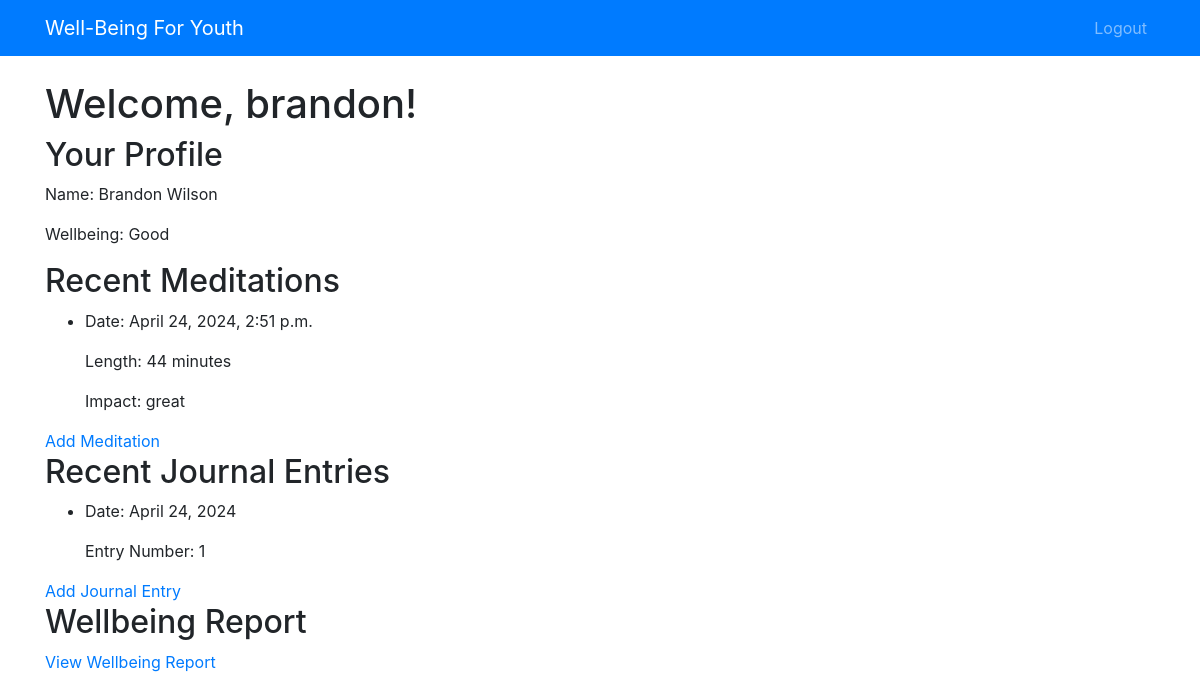
Before: /dashboard/ (signed in) with the older database file.
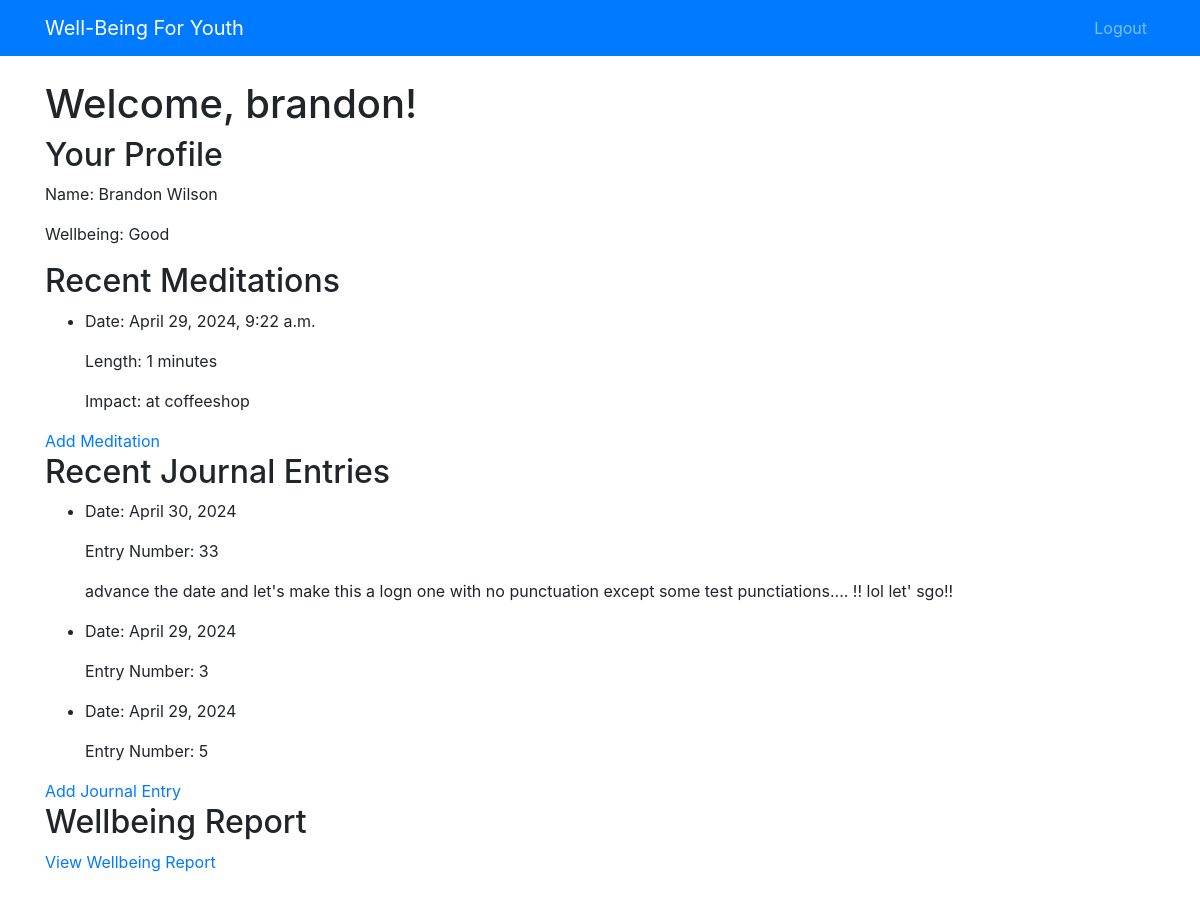
After: the same page with the newer database file.
### blog/models.py (models this page shows)
class Meditation(models.Model):
    author = models.ForeignKey(User, on_delete=models.CASCADE, null=True)
    person = models.ForeignKey(Person, on_delete=models.CASCADE, related_name='meditations')
    length = models.PositiveIntegerField(help_text="Duration in minutes")
    impact = models.CharField(max_length=255, blank=True, help_text="Descriptive impact on wellbeing")
    created_date = models.DateTimeField(auto_now_add=True)
    published_date = models.DateTimeField(null=True, blank=True)

class Journaling(models.Model):
    author = models.ForeignKey(User, on_delete=models.CASCADE, null=True)
    person = models.ForeignKey(Person, on_delete=models.CASCADE, related_name='journal_entries')
    entry_number = models.PositiveIntegerField()
    entry_text = models.TextField(blank=True)  # Add this field to store the journal entry text
    date = models.DateField(default=now)
    created_date = models.DateTimeField(auto_now_add=True)
    published_date = models.DateTimeField(null=True, blank=True)

### blog/views.py (the view)
# urls.py: path('dashboard/', views.dashboard, name='dashboard'),
@login_required
def dashboard(request):
    try:
        person = request.user.person
        meditations = Meditation.objects.filter(person=person).order_by('-created_date')[:1]
        journal_entries = Journaling.objects.filter(person=person).order_by('-date')[:3]
    except Person.DoesNotExist:
        person = None
        meditations = []
        journal_entries = []
    context = {
        'person': person,
        'meditations': meditations,
        'journal_entries': journal_entries,
        'greeting': f"Welcome, {request.user.get_username()}!"
    }
    return render(request, 'blog/dashboard.html', context)

### blog/templates/blog/dashboard.html
{% extends 'base.html' %}
{% block content %}
    <header>
        <h1>{{ greeting }}</h1>
    </header>
    <main>
        {% if person %}
            <section>
                <h2>Your Profile</h2>
                <p>Name: {{ person.name }}</p>
                <p>Wellbeing: {{ person.get_wellbeing_display }}</p>
            </section>
            <section>
                <h2>Recent Meditations</h2>
                <ul>
                    {% for meditation in meditations %}
                        <li>
                            <p>Date: {{ meditation.created_date }}</p>
                            <p>Length: {{ meditation.length }} minutes</p>
                            <p>Impact: {{ meditation.impact }}</p>
                        </li>
                    {% empty %}
                        <li>No recent meditations found.</li>
                    {% endfor %}
                </ul>
                <a href="{% url 'add_meditation' %}">Add Meditation</a>
            </section>
            <section>
                <h2>Recent Journal Entries</h2>
                <ul>
                    {% for entry in journal_entries %}
                        <li>
                            <p>Date: {{ entry.date }}</p>
                            <p>Entry Number: {{ entry.entry_number }}</p>
                            <p>{{ entry.entry_text }}</p>
                        </li>
                    {% empty %}
                        <li>No recent journal entries found.</li>
                    {% endfor %}
                </ul>
                <a href="{% url 'add_journaling' %}">Add Journal Entry</a>
            </section>
            <section>
                <h2>Wellbeing Report</h2>
                <a href="{% url 'wellbeing_report' %}">View Wellbeing Report</a>
            </section>
        {% else %}
            <p>You don't have a profile yet. Please create one.</p>
        {% endif %}
    </main>
{% endblock %}

Changed rows visible on the page:
no longer on this page (row unchanged): Meditation: created_date "April 24, 2024, 2:51 p.m.", length "44", impact "great"
no longer on this page (row unchanged): Journaling: date "April 24, 2024", entry_number "1"
added Meditation: created_date "April 29, 2024, 9:22 a.m.", length "1", impact "at coffeeshop"
added Journaling: date "April 30, 2024", entry_number "33", entry_text "advance the date and let's make this a logn one with no punctuation except some test punctiations.... !! lol let' sgo!!"
added Journaling: date "April 29, 2024", entry_number "3"
added Journaling: date "April 29, 2024", entry_number "5"
